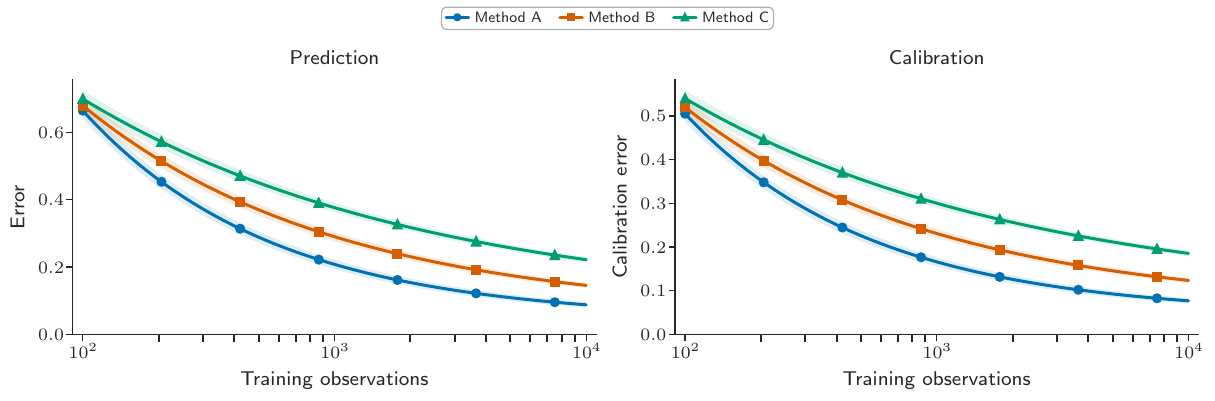

Here is the Python script that generated this plot:
# /// script
# requires-python = ">=3.10"
# dependencies = ["matplotlib>=3.6", "seaborn>=0.12", "numpy>=1.23"]
# ///
"""Synthetic style example. Run with uv run; uses the adjacent _config.py."""

from pathlib import Path

import matplotlib
matplotlib.use("Agg")
import matplotlib.pyplot as plt
import numpy as np

import _config as plot_config

OUTPUT_PATH = Path(__file__).with_suffix(".pdf")


def main():
    # Analytic curves and illustrative bands, with no empirical estimates.
    observations = np.geomspace(100, 10000, 65)
    methods = ["Method A", "Method B", "Method C"]
    markers = ["o", "s", "^"]
    with plt.rc_context():
        plot_config.configure_style()
        # ICML/AISTATS full width, one 2-inch row plus a shared legend.
        fig, axes = plt.subplots(1, 2, figsize=(6.75, 2.0), squeeze=False)
        try:
            for panel, ax in enumerate(axes.flat):
                for index, method in enumerate(methods):
                    rate = [0.58, 0.43, 0.32][index]
                    floor = [0.045, 0.06, 0.08][index]
                    curve = floor + (0.62 - 0.16 * panel) * (observations / 100) ** (-rate)
                    band = 0.025 * (observations / 100) ** (-0.25) * (1 - 0.25 * panel)
                    ax.fill_between(observations, curve - band, curve + band,
                                    color=plot_config.PALETTE[index], alpha=0.12, linewidth=0)
                    ax.plot(observations, curve, color=plot_config.PALETTE[index], label=method,
                            marker=markers[index], markevery=10)
                ax.set_xscale("log")
                ax.set_xlabel("Training observations")
                ax.set_ylabel("Error" if panel == 0 else "Calibration error")
                ax.set_title("Prediction" if panel == 0 else "Calibration")
                ax.set_ylim(bottom=0)
            handles, labels = axes[0, 0].get_legend_handles_labels()
            legend = fig.legend(handles, labels, loc="upper center", ncol=3, borderaxespad=0)
            legend.get_frame().set_linewidth(0.5)
            legend.get_frame().set_boxstyle("round", pad=0, rounding_size=plot_config.LEGEND_ROUNDING_SIZE)
            legend.set_in_layout(False)
            fig.draw_without_rendering()
            legend_height = legend.get_window_extent().height / fig.dpi
            height = 2.0 + legend_height + 0.10
            fig.set_size_inches(6.75, height)
            legend.set_bbox_to_anchor((0.5, 1 - 0.04 / height), transform=fig.transFigure)
            fig.tight_layout(pad=0.6, rect=(0, 0, 1, 2.0 / height))
            fig.draw_without_rendering()
            fig.savefig(OUTPUT_PATH, format="pdf")
            print(f"Saved {OUTPUT_PATH} ({fig.get_figwidth():.3f} x {fig.get_figheight():.3f} inches)")
        finally:
            plt.close(fig)


if __name__ == "__main__":
    main()
